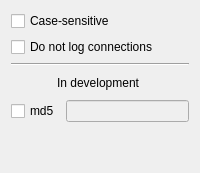
     <widget class="QWidget" name="tab">
      <attribute name="title">
       <string>More</string>
      </attribute>
      <layout class="QGridLayout" name="gridLayout_6">
       <item row="2" column="0">
        <widget class="Line" name="line_2">
         <property name="orientation">
          <enum>Qt::Horizontal</enum>
         </property>
        </widget>
       </item>
       <item row="5" column="0">
        <layout class="QHBoxLayout" name="horizontalLayout_5">
         <item>
          <widget class="QCheckBox" name="md5Check">
           <property name="text">
            <string notr="true">md5</string>
           </property>
          </widget>
         </item>
         <item>
          <widget class="QLineEdit" name="md5Line">
           <property name="enabled">
            <bool>false</bool>
           </property>
          </widget>
         </item>
        </layout>
       </item>
       <item row="0" column="0">
        <widget class="QCheckBox" name="sensitiveCheck">
         <property name="toolTip">
          <string>&lt;html&gt;&lt;head/&gt;&lt;body&gt;&lt;p&gt;By default, the field of the rules are case-insensitive, i.e., if a process tries to access gOOgle.CoM and you have a rule to Deny .*google.com, the connection will be blocked.&lt;br/&gt;&lt;/p&gt;&lt;p&gt;If you check this box, you have to specify the exact string (domain, executable, command line) that you want to filter.&lt;/p&gt;&lt;/body&gt;&lt;/html&gt;</string>
         </property>
         <property name="text">
          <string>Case-sensitive</string>
         </property>
        </widget>
       </item>
       <item row="6" column="0">
        <spacer name="verticalSpacer">
         <property name="orientation">
          <enum>Qt::Vertical</enum>
         </property>
         <property name="sizeType">
          <enum>QSizePolicy::Policy::Maximum</enum>
         </property>
         <property name="sizeHint" stdset="0">
          <size>
           <width>20</width>
           <height>40</height>
          </size>
         </property>
        </spacer>
       </item>
       <item row="1" column="0">
        <widget class="QCheckBox" name="nologCheck">
         <property name="statusTip">
          <string>Do not log connections that match this rule</string>
         </property>
         <property name="text">
          <string>Do not log connections</string>
         </property>
        </widget>
       </item>
       <item row="3" column="0">
        <layout class="QHBoxLayout" name="horizontalLayout_12">
         <property name="sizeConstraint">
          <enum>QLayout::SizeConstraint::SetMaximumSize</enum>
         </property>
         <item>
          <widget class="QPushButton" name="pushButton">
           <property name="sizePolicy">
            <sizepolicy hsizetype="Maximum" vsizetype="Fixed">
             <horstretch>0</horstretch>
             <verstretch>0</verstretch>
            </sizepolicy>
           </property>
           <property name="toolTip">
            <string>These options are experimental / in development, they may have bugs or not be completely finished.
Feedback is welcome</string>
           </property>
           <property name="text">
            <string />
           </property>
           <property name="icon">
            <iconset theme="dialog-warning">
             <normaloff>../../../../../../.designer/backup</normaloff>../../../../../../.designer/backup</iconset>
           </property>
           <property name="flat">
            <bool>true</bool>
           </property>
          </widget>
         </item>
         <item>
          <widget class="QLabel" name="label">
           <property name="sizePolicy">
            <sizepolicy hsizetype="Preferred" vsizetype="Maximum">
             <horstretch>0</horstretch>
             <verstretch>0</verstretch>
            </sizepolicy>
           </property>
           <property name="text">
            <string>In development</string>
           </property>
           <property name="alignment">
            <set>Qt::AlignmentFlag::AlignLeading|Qt::AlignmentFlag::AlignLeft|Qt::AlignmentFlag::AlignTop</set>
           </property>
          </widget>
         </item>
        </layout>
       </item>
      </layout>
     </widget>
